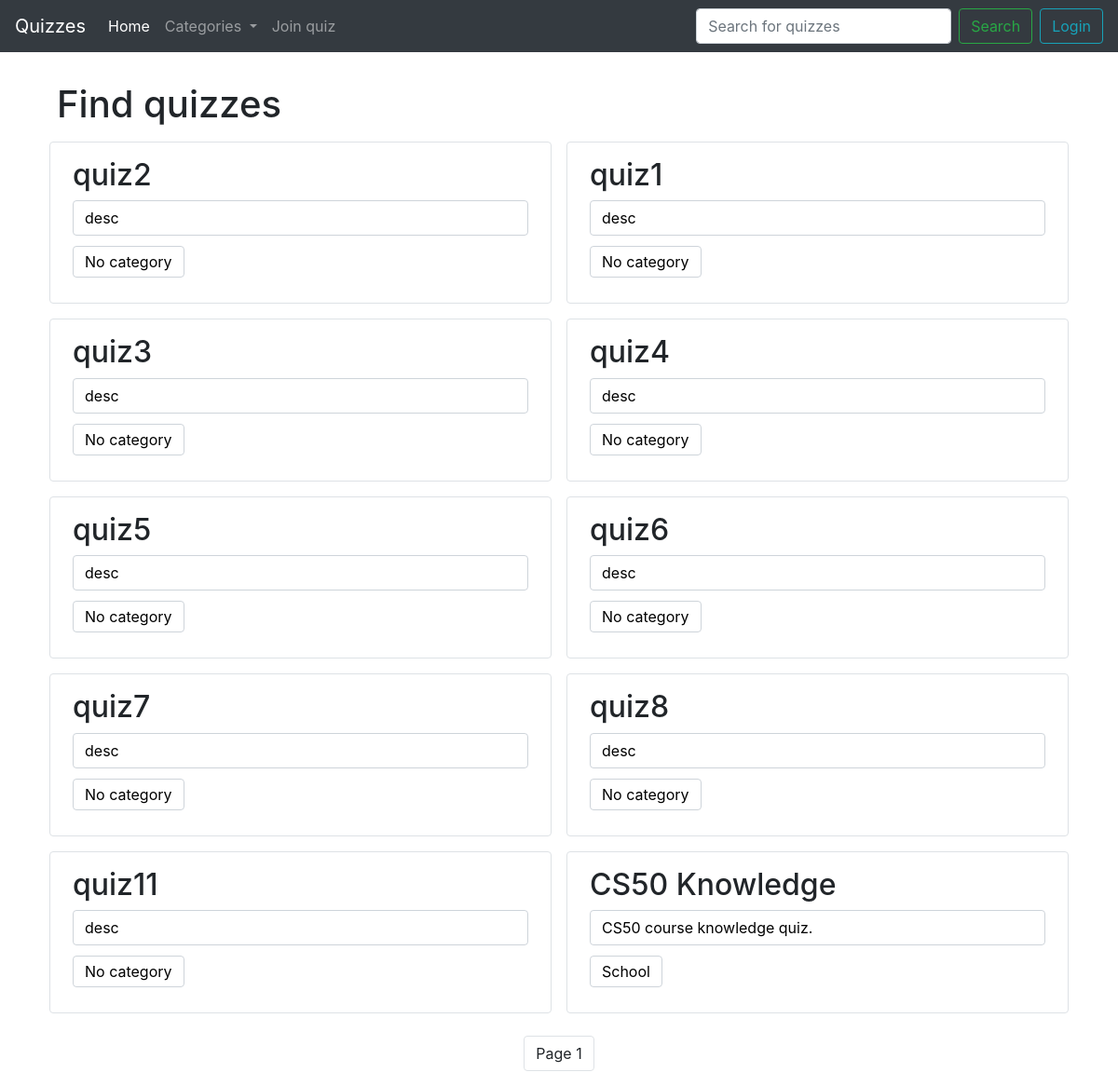
The page / on the database its author committed.
### quizzes/models.py (models this page shows, shortened)
class Quiz(models.Model):
    owner = models.ForeignKey(User, on_delete=models.CASCADE, related_name="created")
    watching = models.ManyToManyField(User, blank=True, related_name="watched")
    title = models.CharField(max_length=128, unique=True)
    description = models.CharField(max_length=512)
    category = models.CharField(
        max_length=18,
        choices=CATEGORIES,
        default="No Category Listed",
    )

### quizzes/views.py (the view)
# urls.py: path("", views.index_view, name="index"),
def index_view(request):
    paginator = Paginator(Quiz.objects.all(), QUIZZES_PER_PAGE)
    page_number = request.GET.get('page')
    if not page_number:
        page_number = 1
    return render(request, "quizzes/quizzes.html", {
        "title": "Find quizzes",
        "quizzes": paginator.get_page(page_number)
    })

### quizzes/templatetags/define_action.py (called while the page is built)
@register.simple_tag
def define(val=None):
  return val

@register.filter(name='categories')
def categories(value):
    return CATEGORIES

@register.filter(name='remainder')
def remainder(value, arg):
    try:
        return value % arg
    except (ValueError, ZeroDivisionError):
        return None

### quizzes/templates/quizzes/quizzes.html (shortened to what this page needs)
{% extends "quizzes/layout.html" %}
{% load define_action %}
{% load static %}
{% block body %}
  <h1 class="mt-4 ml-3">{{ title }}</h1>
  <div class="mt-3 container">
    {% define 0 as count %}
      {% for quiz in quizzes %}
        {% if not count|remainder:2 %}
          {% if count %}
            </div>
          {% endif %}
          <div class="row">
        {% endif %}
        <div class="col-md mx-2 form-group border rounded py-3 px-4 quiz-box-container" data-quiz-url="{% url 'quiz' quiz.id %}">
          <div class="quiz-info-container">
            <h2>{{ quiz.title }}</h2>
            <div class="form-group">
              <div class="form-control" rows="5">{{ quiz.description|slice:40 }}{% if quiz.description|length > 40 %}...{% endif %}</div>
            </div>
            <div class="form-group">
              <div class="form-control d-inline">{{ quiz.category }}</div>
            </div>
          </div>
        </div>
        {% define count|add:1 as count %}
      {% endfor %}
  </div>
  <div class="row justify-content-center mt-2">
      <ul class="pagination">
          <span class="current">
              <li class="page-item"><a class="page-link disabled">Page {{ quizzes.number }}</a></li>
          </span>
      </ul>
  </div>
{% endblock %}

### quizzes/static/quizzes/styles.css (style rules this page uses)
.quiz-info-container .form-control { color: black; }

### rows shown on the page
Quiz: title "quiz2", description "desc", category "No category"
Quiz: title "quiz1", description "desc", category "No category"
Quiz: title "quiz3", description "desc", category "No category"
Quiz: title "quiz4", description "desc", category "No category"
Quiz: title "quiz5", description "desc", category "No category"
Quiz: title "quiz6", description "desc", category "No category"
Quiz: title "quiz7", description "desc", category "No category"
Quiz: title "quiz8", description "desc", category "No category"
Quiz: title "quiz11", description "desc", category "No category"
Quiz: title "CS50 Knowledge", description "CS50 course knowledge quiz.", category "School"

### other values the page prints
{{ title }} "Find quizzes"
{{ quizzes.number }} "1"
